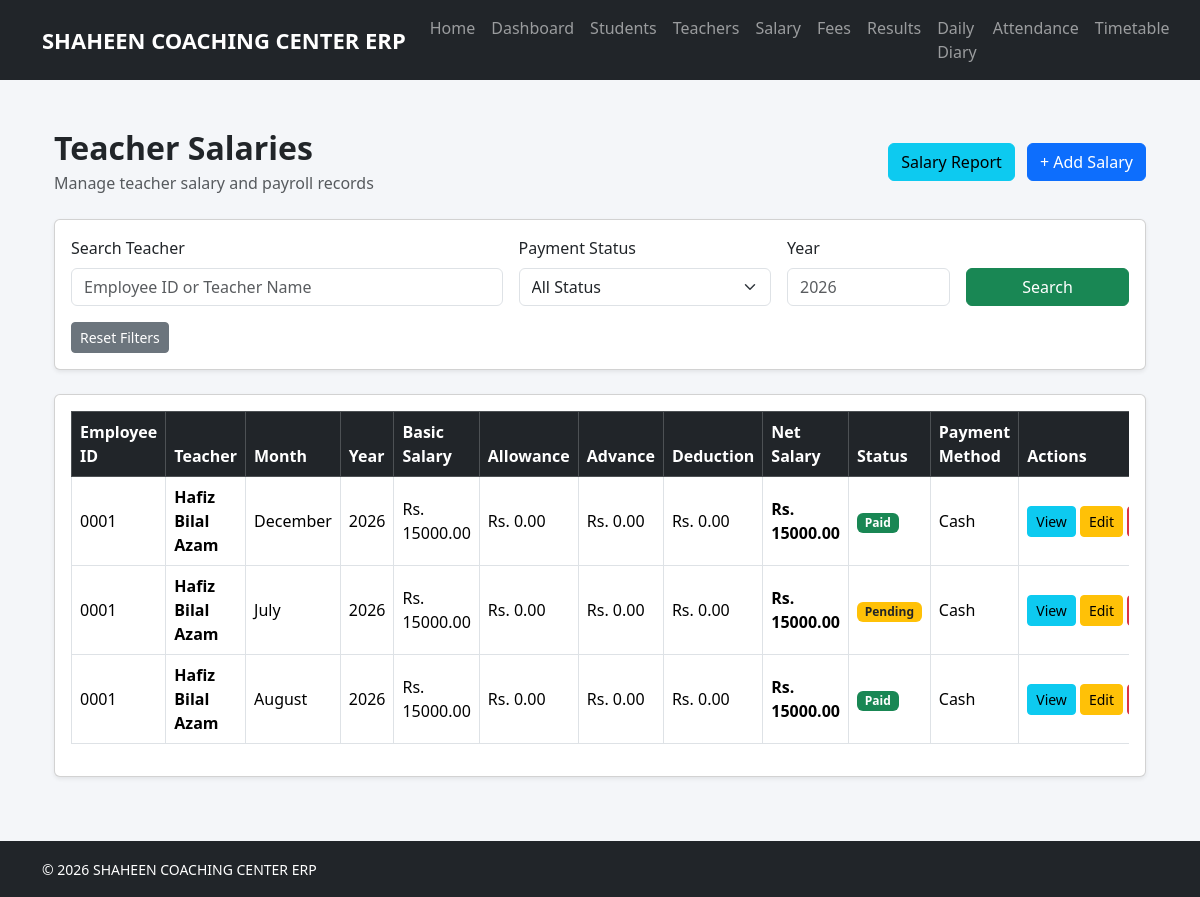
The page /teachers/salary/ (signed in) on the database its author committed.
### salary/models.py (models this page shows, shortened)
class Salary(models.Model):
    MONTH_CHOICES = [
        ("January", "January"),
        ("February", "February"),
        ("March", "March"),
        ("April", "April"),
        ("May", "May"),
        ("June", "June"),
        ("July", "July"),
        ("August", "August"),
        ("September", "September"),
        ("October", "October"),
        ("November", "November"),
        ("December", "December"),
    ]
    PAYMENT_METHODS = [
        ("Cash", "Cash"),
        ("Bank", "Bank"),
        ("JazzCash", "JazzCash"),
        ("EasyPaisa", "EasyPaisa"),
    ]
    teacher = models.ForeignKey(
        Teacher,
        on_delete=models.CASCADE,
        related_name="salary_entries"
    )
    month = models.CharField(
        max_length=20,
        choices=MONTH_CHOICES
    )
    year = models.PositiveIntegerField()
    basic_salary = models.DecimalField(
        max_digits=10,
        decimal_places=2,
        default=0
    )
    allowance = models.DecimalField(
        max_digits=10,
        decimal_places=2,
        default=0
    )
    advance = models.DecimalField(
        max_digits=10,
        decimal_places=2,
        default=0
    )
    deduction = models.DecimalField(
        max_digits=10,
        decimal_places=2,
        default=0
    )
    net_salary = models.DecimalField(
        max_digits=10,
        decimal_places=2,
        default=0
    )
    paid = models.BooleanField(
        default=False
    )
    payment_method = models.CharField(
        max_length=20,
        choices=PAYMENT_METHODS,
        default="Cash"
    )
    payment_date = models.DateField(
        null=True,
        blank=True
    )
    remarks = models.TextField(
        blank=True
    )
    created_at = models.DateTimeField(
        auto_now_add=True
    )
    class Meta:
        ordering = [
            "-year",
            "-id",
        ]
        constraints = [
            models.UniqueConstraint(
                fields=[
                    "teacher",
                    "month",
                    "year",
                ],
                name="unique_salary_teacher_month_year"
            )
        ]

### teachers/models.py (models this page shows, shortened)
class Teacher(models.Model):
    GENDER_CHOICES = [
        ("Male", "Male"),
        ("Female", "Female"),
    ]
    STATUS_CHOICES = [
        ("Active", "Active"),
        ("Inactive", "Inactive"),
    ]
    user = models.OneToOneField(
        User,
        on_delete=models.SET_NULL,
        related_name="teacher_profile",
        blank=True,
        null=True,
    )
    employee_id = models.CharField(
        max_length=20,
        unique=True,
        blank=True,
        null=True,
    )
    first_name = models.CharField(
        max_length=100
    )
    last_name = models.CharField(
        max_length=100,
        blank=True,
    )
    father_name = models.CharField(
        max_length=150
    )
    photo = models.ImageField(
        upload_to="teachers/",
        blank=True,
        null=True,
    )
    gender = models.CharField(
        max_length=10,
        choices=GENDER_CHOICES,
    )
    date_of_birth = models.DateField()
    phone = models.CharField(
        max_length=20
    )
    email = models.EmailField(
        blank=True,
        null=True,
    )
    cnic = models.CharField(
        max_length=15,
        unique=True,
    )
    qualification = models.CharField(
        max_length=150
    )
    subject = models.CharField(
        max_length=100
    )
    salary = models.DecimalField(
        max_digits=10,
        decimal_places=2,
    )
    joining_date = models.DateField()
    address = models.TextField()
    status = models.CharField(
        max_length=10,
        choices=STATUS_CHOICES,
        default="Active",
    )
    created_at = models.DateTimeField(
        auto_now_add=True
    )

### teachers/views.py (the view)
@login_required
@role_required("Super Admin", "Accountant")
def salary_list(request):
    query = request.GET.get("q", "").strip()
    month = request.GET.get("month", "").strip()
    year = request.GET.get("year", "").strip()
    paid = request.GET.get("paid", "").strip()
    salaries = Salary.objects.select_related(
        "teacher"
    ).all()
    if query:
        salaries = salaries.filter(
            Q(teacher__employee_id__icontains=query) |
            Q(teacher__first_name__icontains=query) |
            Q(teacher__last_name__icontains=query)
        )
    if month:
        salaries = salaries.filter(
            month=month
        )
    if year:
        salaries = salaries.filter(
            year=year
        )
    if paid == "true":
        salaries = salaries.filter(
            paid=True
        )
    elif paid == "false":
        salaries = salaries.filter(
            paid=False
        )
    salaries = salaries.order_by(
        "-year",
        "-id"
    )
    return render(
        request,
        "teachers/salary_list.html",
        {
            "salaries": salaries,
            "query": query,
            "month": month,
            "year": year,
            "paid": paid,
        }
    )

### accounts/utils.py (called while the page is built, shortened)
def role_required(*allowed_roles):
    def decorator(view_func):
        @wraps(view_func)
        def wrapper(request, *args, **kwargs):
            if not request.user.is_authenticated:
                return redirect("accounts:login")
            if request.user.is_superuser:
                return view_func(
                    request,
                    *args,
                    **kwargs
                )
        return wrapper
    return decorator

### teachers/templates/teachers/salary_list.html (shortened to what this page needs)
{% extends 'base/base.html' %}
{% block content %}
<div class="container-fluid py-4">
    <div class="d-flex justify-content-between align-items-center mb-4">
        <div>
            <h2 class="fw-bold mb-1">
                Teacher Salaries
            </h2>
            <p class="text-muted mb-0">
                Manage teacher salary and payroll records
            </p>
        </div>
        <div>
            <a
                href="{% url 'teachers:salary_report' %}"
                class="btn btn-info me-2"
            >
                Salary Report
            </a>
            <a
                href="{% url 'teachers:add_salary' %}"
                class="btn btn-primary"
            >
                + Add Salary
            </a>
        </div>
    </div>
    <div class="card shadow-sm mb-4">
        <div class="card-body">
            <form
                method="GET"
                action="{% url 'teachers:salary_list' %}"
            >
                <div class="row g-3">
                    <div class="col-md-5">
                        <label class="form-label">
                            Search Teacher
                        </label>
                        <input
                            type="text"
                            name="q"
                            class="form-control"
                            placeholder="Employee ID or Teacher Name"
                            value="{{ query }}"
                        >
                    </div>
                    <div class="col-md-3">
                        <label class="form-label">
                            Payment Status
                        </label>
                        <select
                            name="paid"
                            class="form-select"
                        >
                            <option value="">
                                All Status
                            </option>
                        </select>
                    </div>
                    <div class="col-md-2">
                        <label class="form-label">
                            Year
                        </label>
                        <input
                            type="number"
                            name="year"
                            class="form-control"
                            placeholder="2026"
                            value="{{ year }}"
                        >
                    </div>
                    <div class="col-md-2 d-flex align-items-end">
                        <button
                            type="submit"
                            class="btn btn-success w-100"
                        >
                            Search
                        </button>
                    </div>
                </div>
                <div class="mt-3">
                    <a
                        href="{% url 'teachers:salary_list' %}"
                        class="btn btn-secondary btn-sm"
                    >
                        Reset Filters
                    </a>
                </div>
            </form>
        </div>
    </div>
    <div class="card shadow-sm">
        <div class="card-body">
            <div class="table-responsive">
                <table class="table table-hover table-bordered align-middle">
                    <thead class="table-dark">
                        <tr>
                            <th>
                                Employee ID
                            </th>
                            <th>
                                Teacher
                            </th>
                            <th>
                                Month
                            </th>
                            <th>
                                Year
                            </th>
                            <th>
                                Basic Salary
                            </th>
                            <th>
                                Allowance
                            </th>
                            <th>
                                Advance
                            </th>
                            <th>
                                Deduction
                            </th>
                            <th>
                                Net Salary
                            </th>
                            <th>
                                Status
                            </th>
                            <th>
                                Payment Method
                            </th>
                            <th>
                                Actions
                            </th>
                        </tr>
                    </thead>
                    <tbody>
                        {% for salary in salaries %}
                            <tr>
                                <td>
                                    {{ salary.teacher.employee_id }}
                                </td>
                                <td>
                                    <strong>
                                        {{ salary.teacher.first_name }}
                                        {{ salary.teacher.last_name }}
                                    </strong>
                                </td>
                                <td>
                                    {{ salary.month }}
                                </td>
                                <td>
                                    {{ salary.year }}
                                </td>
                                <td>
                                    Rs. {{ salary.basic_salary }}
                                </td>
                                <td>
                                    Rs. {{ salary.allowance }}
                                </td>
                                <td>
                                    Rs. {{ salary.advance }}
                                </td>
                                <td>
                                    Rs. {{ salary.deduction }}
                                </td>
                                <td>
                                    <strong>
                                        Rs. {{ salary.net_salary }}
                                    </strong>
                                </td>
                                <td>
                                    {% if salary.paid %}
                                        <span
                                            class="badge bg-success"
                                        >
                                            Paid
                                        </span>
                                    {% else %}
                                        <span
                                            class="badge bg-warning text-dark"
                                        >
                                            Pending
                                        </span>
                                    {% endif %}
                                </td>
                                <td>
                                    {{ salary.payment_method }}
                                </td>
                                <td>
                                    <div class="d-flex gap-1">
                                        <a
                                            href="{% url 'teachers:salary_detail' salary.pk %}"
                                            class="btn btn-sm btn-info"
                                        >
                                            View
                                        </a>
                                        <a
                                            href="{% url 'teachers:edit_salary' salary.pk %}"
                                            class="btn btn-sm btn-warning"
                                        >
                                            Edit
                                        </a>
                                        <a
                                            href="{% url 'teachers:delete_salary' salary.pk %}"
                                            class="btn btn-sm btn-danger"
                                        >
                                        </a>
                                    </div>
                                </td>
                            </tr>
                        {% endfor %}
                    </tbody>
                </table>
            </div>
        </div>
    </div>
</div>
{% endblock %}

### templates/base/base.html (style rules this page uses)
body { background: #f4f6f9; }

### rows shown on the page
Salary: teacher.employee_id "0001", teacher.first_name "Hafiz Bilal", teacher.last_name "Azam", month "December", year "2026", basic_salary "15000.00", allowance "0.00", advance "0.00", deduction "0.00", net_salary "15000.00", paid "Paid", payment_method "Cash"
Salary: teacher.employee_id "0001", teacher.first_name "Hafiz Bilal", teacher.last_name "Azam", month "July", year "2026", basic_salary "15000.00", allowance "0.00", advance "0.00", deduction "0.00", net_salary "15000.00", paid "Pending", payment_method "Cash"
Salary: teacher.employee_id "0001", teacher.first_name "Hafiz Bilal", teacher.last_name "Azam", month "August", year "2026", basic_salary "15000.00", allowance "0.00", advance "0.00", deduction "0.00", net_salary "15000.00", paid "Paid", payment_method "Cash"
